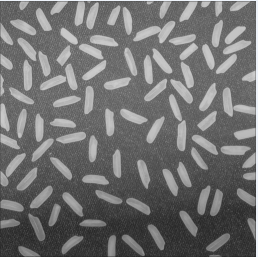
%> input picture edgeCo/pic.png, 258 x 257 px
$ octave --eval "result = cannyM(imread('pic.png'));"   (GNU Octave 9; MATLAB toolbox functions it lacks are replaced by stand-ins)
%> lines starting %> are read from the running program, lines starting %| are printed output that depends on the picture
%https://zhuanlan.zhihu.com/p/42122107
%8通道%https://www.iteye.com/blog/854369721-2431134
%http://www.uml.org.cn/ai/201812212.asp
%非极大值抑制和双阈值%https://blog.csdn.net/weixin_40647819/article/details/91411424
%https://www.freesion.com/article/15941168015/  重要~
%DT canny算子边缘图像
%origin 原灰度图像

function [DT]=cannyM(origin)

[rows,cols]=size(origin);
%> rows = 257; cols = 774

G = fspecial('gaussian', 5, 2);
img=im2double(origin);
img= imfilter(img,G,'same');

%计算梯度值
img_TX=zeros(rows,cols);
img_TY=zeros(rows,cols);
for r=2:rows-1
    for c=2:cols-1
        tempX=-img(r-1,  c-1) + img(r-1, c+1 )-2* img(r, c-1 ) +  2* img(r,  c+1)-img(r+1, c-1 ) +  img(r+1,  c+1);
        img_TX(r,c)=abs(tempX);
        tempY=img(r-1,c-1)+2*img(r-1,c ) + img(r-1,c+1 ) -img(r+1,c-1) -2*img(r+1, c) -img(r+1,c+1 );
        img_TY(r,c)=abs(tempY);
    end
end
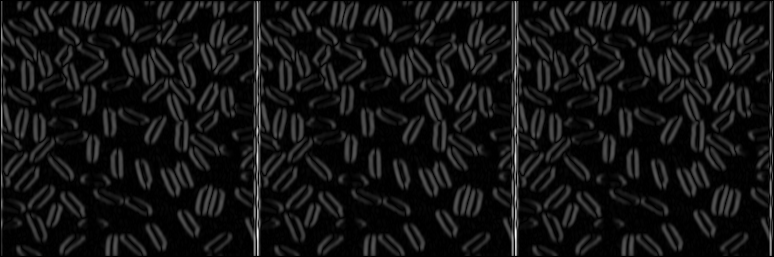
%> img_TX: size 257x774 double; min 0, max 1.99, mean 0.156; drawn with min black and max white
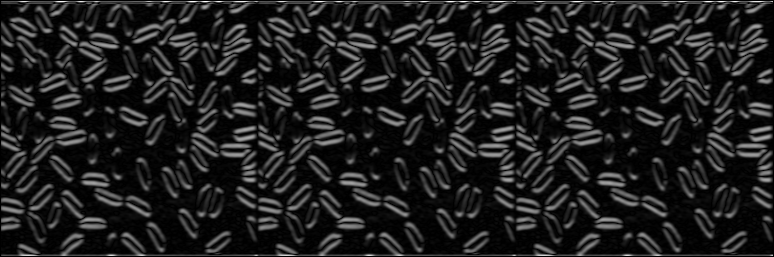
%> img_TY: size 257x774 double; min 0, max 1.07, mean 0.132; drawn with min black and max white
img_sobelAll=img_TX+img_TY;
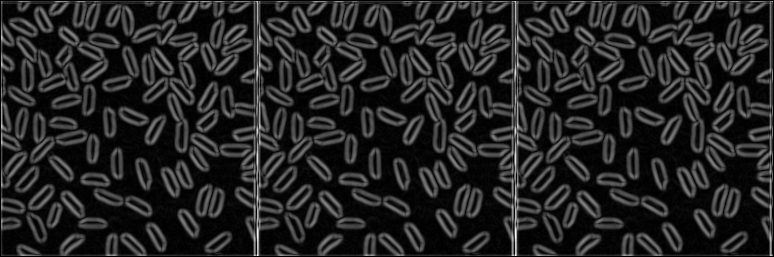
%> img_sobelAll: size 257x774 double; min 0, max 2, mean 0.288; drawn with min black and max white
%计算梯度方向
imgST=atan2(img_TY,img_TX);
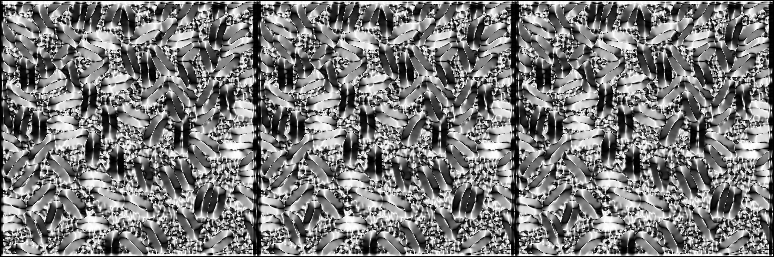
%> imgST: size 257x774 double; min 0, max 1.57, mean 0.754; drawn with min black and max white
imgST = imgST*180/pi;
for i = 1:rows
    for j = 1:cols
        if((imgST(i,j) >= -22.5) && (imgST(i,j) < 0)||(imgST(i,j) >= 0) && (imgST(i,j) < 22.5) || (imgST(i,j) <= -157.5) && (imgST(i,j) >= -180)||(imgST(i,j) >= 157.5)&&(imgST(i,j) <= 180))
            imgST(i,j) = 0;
        elseif((imgST(i,j) >= 22.5) && (imgST(i,j) < 67.5) || (imgST(i,j) <= -112.5) && (imgST(i,j) > -157.5))
            imgST(i,j) = -45;
        elseif((imgST(i,j) >= 67.5) && (imgST(i,j) < 112.5) || (imgST(i,j) <= -67.5) && (imgST(i,j) > -112.5))
            imgST(i,j) = 90;
        elseif((imgST(i,j) >= 112.5) && (imgST(i,j) < 157.5) || (imgST(i,j) <= -22.5) && (imgST(i,j) > -67.5))
            imgST(i,j) = 45;
        end
    end
end
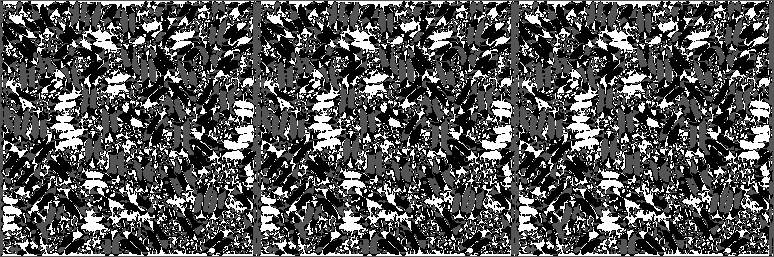
%> imgST: size 257x774 double; min -45, max 90, mean -0.6; drawn with min black and max white

%非极大值抑制图像
Nms = zeros(rows,cols);
for i = 2:rows-1
    for j= 2:cols-1
        if (imgST(i,j) == 0 && img_sobelAll(i,j) == max([img_sobelAll(i,j), img_sobelAll(i,j+1), img_sobelAll(i,j-1)]))
            Nms(i,j) = img_sobelAll(i,j);
        elseif (imgST(i,j) == -45 && img_sobelAll(i,j) == max([img_sobelAll(i,j), img_sobelAll(i+1,j-1), img_sobelAll(i-1,j+1)]))
            Nms(i,j) = img_sobelAll(i,j);
        elseif (imgST(i,j) == 90 && img_sobelAll(i,j) == max([img_sobelAll(i,j), img_sobelAll(i+1,j), img_sobelAll(i-1,j)]))
            Nms(i,j) = img_sobelAll(i,j);
        elseif (imgST(i,j) == 45 && img_sobelAll(i,j) == max([img_sobelAll(i,j), img_sobelAll(i+1,j+1), img_sobelAll(i-1,j-1)]))
            Nms(i,j) = img_sobelAll(i,j);
        end
    end
end
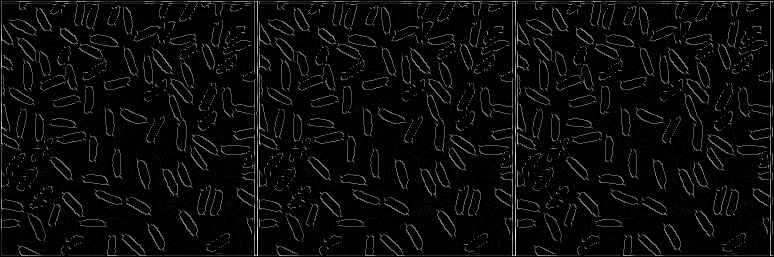
%> Nms: size 257x774 double; min 0, max 2, mean 0.0813; drawn with min black and max white

DT = zeros(rows,cols);
TL = 0.1 * max(max(Nms));
%> TL = 0.2
TH = 0.3 * max(max(Nms));
%> TH = 0.599
for i = 1  : rows
    for j = 1 : cols
        if (Nms(i, j) < TL)
            DT(i,j) = 0;
        elseif (Nms(i, j) > TH)
            DT(i,j) = 1 ;
        elseif ( Nms(i+1,j) < TH || Nms(i-1,j) < TH || Nms(i,j+1) < TH || Nms(i,j-1) < TH || Nms(i-1, j-1) < TH || Nms(i-1, j+1) < TH || Nms(i+1, j+1) < TH || Nms(i+1, j-1) < TH)
            DT(i,j) = 1;
        end
    end
end
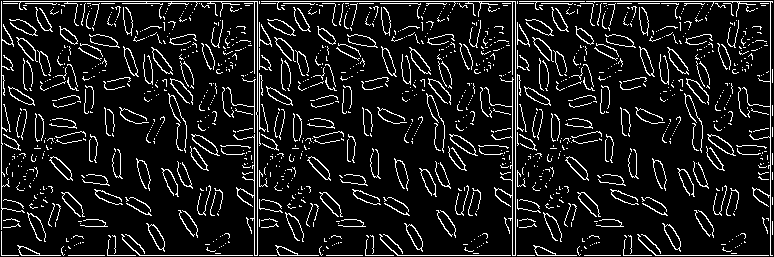
%> DT: size 257x774 double; values 0 (black) and 1 (white), 10.5% white in thin lines or dots
end

$ run again, on edgeCo/fft1.png
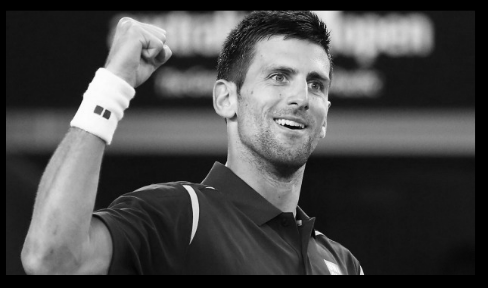
%> input picture edgeCo/fft1.png, 488 x 288 px
%> after the loop in cannyM, `for i = 2:rows-1`:
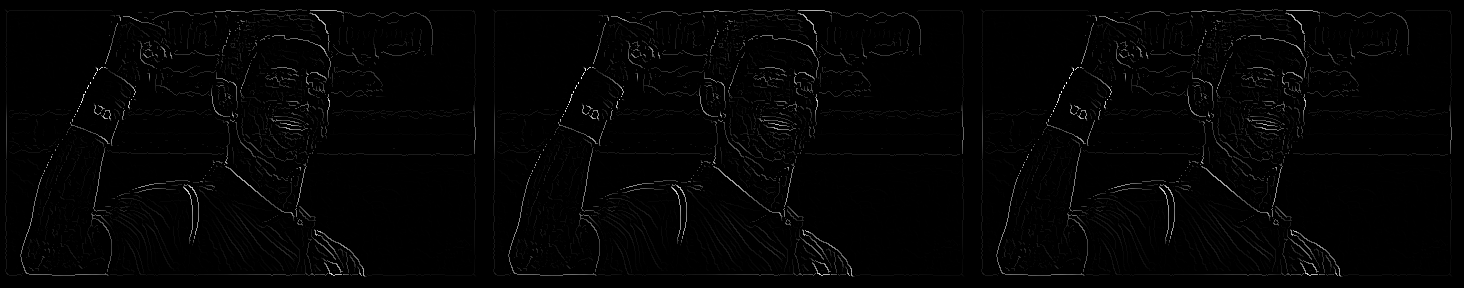
%> Nms: size 288x1464 double; min 0, max 2.46, mean 0.0345; drawn with min black and max white
%> TL = 0.246
%> TH = 0.737
%> after the loop in cannyM, `for i = 1  : rows`:
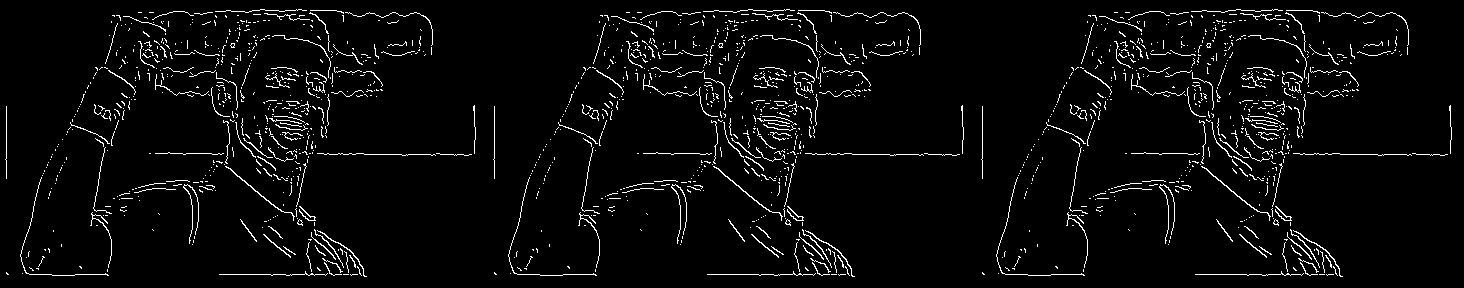
%> DT: size 288x1464 double; values 0 (black) and 1 (white), 4% white in thin lines or dots
